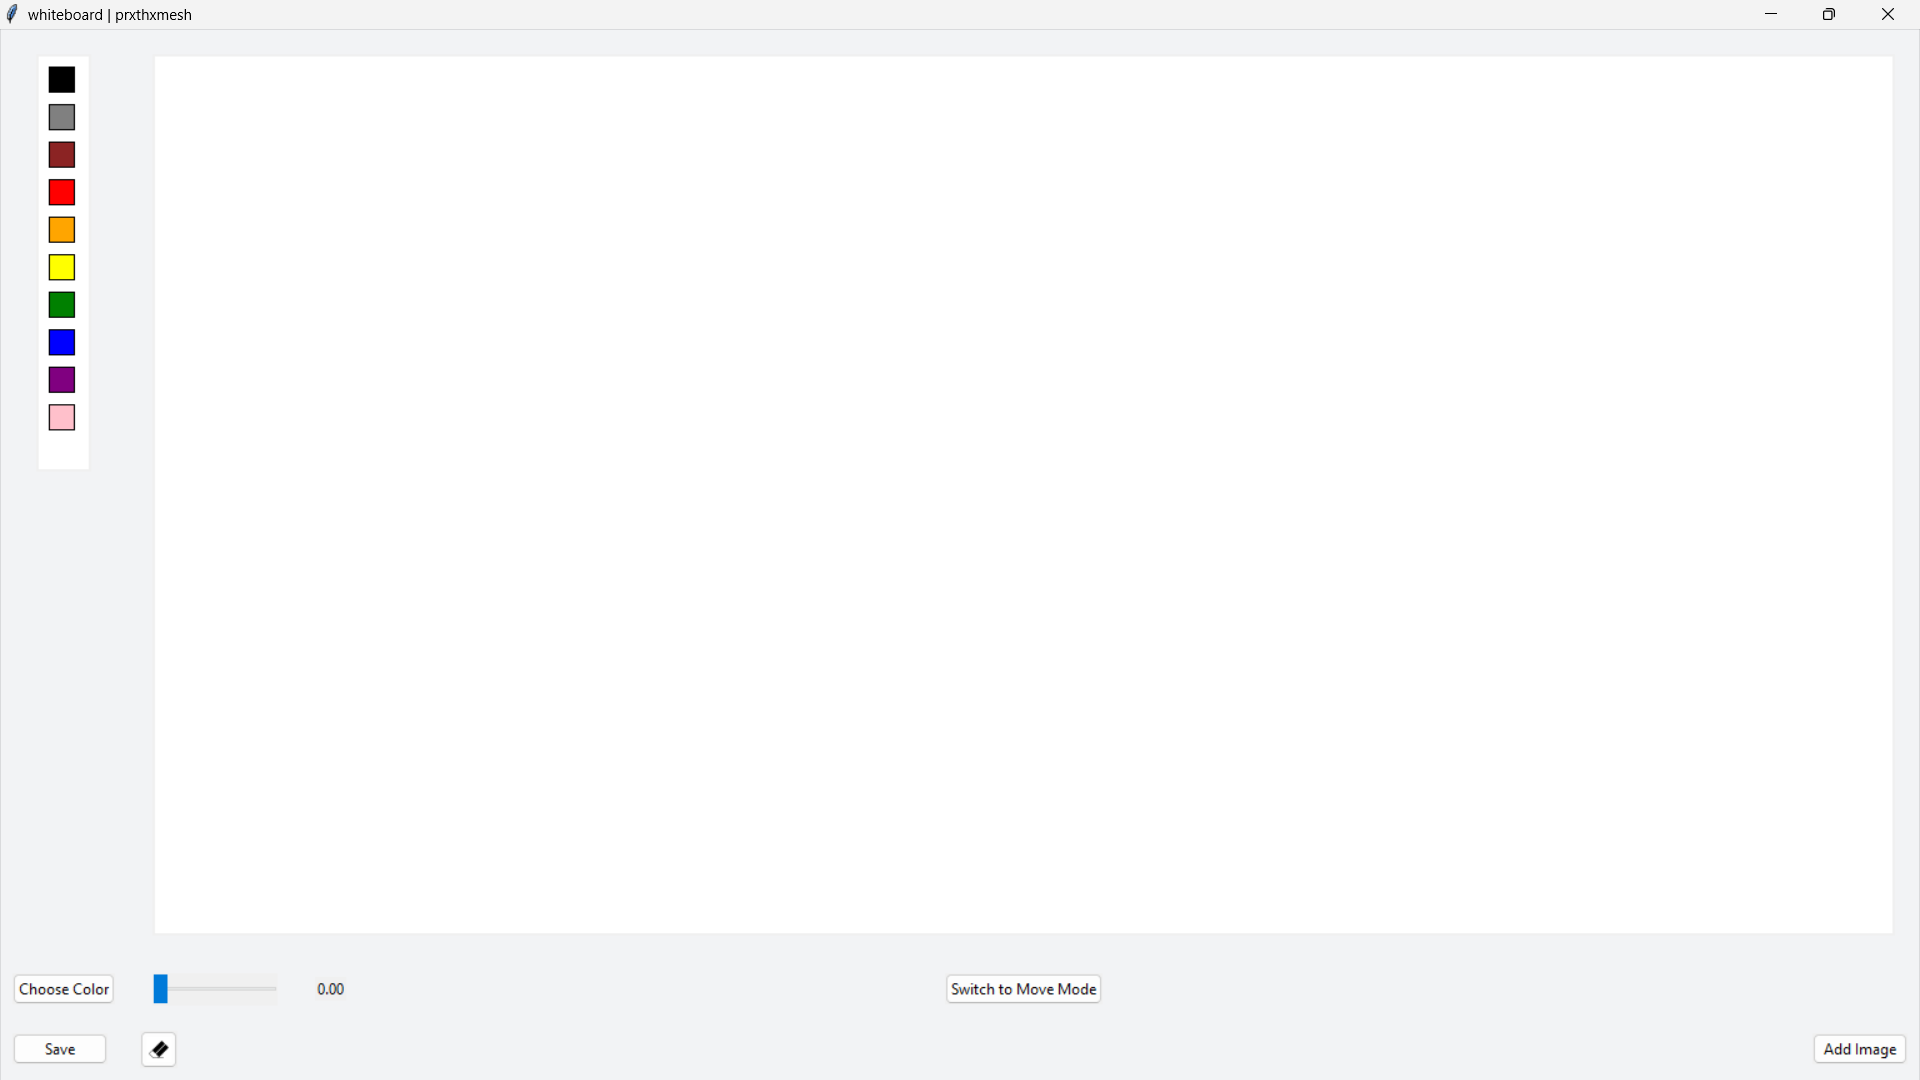

This figure's Python source:
from tkinter import *
from tkinter.colorchooser import askcolor
from tkinter import ttk
from tkinter import filedialog
from PIL import Image, ImageTk, ImageGrab

# Initialize root window
root = Tk()
root.title("whiteboard | prxthxmesh")
root.geometry("1100x700")
root.configure(bg="#f2f3f5")
root.resizable(True, True)

current_x = 0
current_y = 0
color = 'black'
image_objects = []  # List to store image objects for movement
current_mode = "draw"  # Current mode (draw or move)

# Define functions
def locate_xy(event):
    global current_x, current_y
    current_x = event.x
    current_y = event.y

def add_line(event):
    if current_mode == "draw":
        global current_x, current_y
        canvas.create_line((current_x, current_y, event.x, event.y), width=get_current_value(), fill=color,
                           capstyle=ROUND, smooth=TRUE)
        current_x, current_y = event.x, event.y

def show_color(new_color):
    global color
    color = new_color

def new_canvas():
    canvas.delete('all')
    display_palette()

def save_canvas():
    file_path = filedialog.asksaveasfilename(defaultextension=".png")
    if file_path:
        x = root.winfo_rootx() + canvas.winfo_x()
        y = root.winfo_rooty() + canvas.winfo_y()
        x1 = x + canvas.winfo_width()
        y1 = y + canvas.winfo_height()
        ImageGrab.grab().crop((x, y, x1, y1)).save(file_path)

# Color palette setup
colors = ['black', 'gray', 'brown4', 'red', 'orange', 'yellow', 'green', 'blue', 'purple', 'pink']

def display_palette():
    color_palette.delete("all")  # Clear previous colors
    for idx, col in enumerate(colors):
        id = color_palette.create_rectangle((10, 10 + idx*30, 30, 30 + idx*30), fill=col)
        color_palette.tag_bind(id, '<Button-1>', lambda x, col=col: show_color(col))

color_palette = Canvas(root, bg="#ffffff", width=40, height=330, bd=0)
color_palette.grid(row=0, column=0, padx=10, pady=20, sticky='n')

# Display the initial palette
display_palette()

# Canvas for drawing
canvas = Canvas(root, width=900, height=500, background="white", cursor="hand2")
canvas.grid(row=0, column=1, padx=20, pady=20, sticky='nsew')

canvas.bind('<Button-1>', locate_xy)
canvas.bind('<B1-Motion>', add_line)

# Ensure the canvas expands when resizing
root.grid_columnconfigure(1, weight=1)
root.grid_rowconfigure(0, weight=1)

# Thickness slider
current_value = DoubleVar()

def get_current_value():
    return '{:.2f}'.format(current_value.get())

def slider_changed(event):
    value_label.configure(text=get_current_value())

slider = ttk.Scale(root, from_=1, to=10, orient='horizontal', command=slider_changed, variable=current_value)
slider.grid(row=1, column=1, sticky='w', padx=20, pady=10)

value_label = ttk.Label(root, text=get_current_value())
value_label.grid(row=1, column=1, sticky='w', padx=150, pady=10)

# Save Button
save_btn = ttk.Button(root, text="Save", command=save_canvas)
save_btn.grid(row=2, column=0, padx=10, pady=10, sticky='w')

# New Canvas (Eraser) Button
eraser = PhotoImage(file="eraser.png")
clear_btn = ttk.Button(root, image=eraser, command=new_canvas)
clear_btn.grid(row=2, column=1, padx=10, pady=10, sticky='w')

# Color Picker Button
color_picker_btn = ttk.Button(root, text="Choose Color", command=lambda: show_color(askcolor()[1]))
color_picker_btn.grid(row=1, column=0, padx=10, pady=10)

# Add Image Button
def add_image():
    file_path = filedialog.askopenfilename(filetypes=[("Image files", "*.png;*.jpg;*.jpeg;*.gif")])
    if file_path:
        img = Image.open(file_path)
        img.thumbnail((300, 300))  # Resize the image
        img_tk = ImageTk.PhotoImage(img)
        img_id = canvas.create_image(current_x, current_y, image=img_tk, anchor='nw')
        image_objects.append((img_tk, img_id))  # Store the reference to avoid garbage collection

def move_image(event):
    if current_mode == "move":
        img_id = canvas.find_withtag(CURRENT)[0]  # Get the ID of the currently selected image
        canvas.move(img_id, event.x - current_x, event.y - current_y)  # Move the image
        locate_xy(event)  # Update the current_x and current_y for movement

# Bind the move_image function to the canvas if in move mode
canvas.bind('<B1-Motion>', move_image)

# Mode Toggle Button
def toggle_mode():
    global current_mode
    if current_mode == "draw":
        current_mode = "move"
        toggle_btn.config(text="Switch to Draw Mode")
        canvas.bind('<B1-Motion>', move_image)  # Bind move_image when in move mode
    else:
        current_mode = "draw"
        toggle_btn.config(text="Switch to Move Mode")
        canvas.bind('<B1-Motion>', add_line)  # Bind add_line when in draw mode

toggle_btn = ttk.Button(root, text="Switch to Move Mode", command=toggle_mode)
toggle_btn.grid(row=1, column=1, padx=10, pady=10)

# Add Image Button
add_image_btn = ttk.Button(root, text="Add Image", command=add_image)
add_image_btn.grid(row=2, column=1, padx=10, pady=10, sticky='e')

# Make window elements resizable
root.grid_columnconfigure(1, weight=1)
root.grid_rowconfigure(0, weight=1)

root.mainloop()
